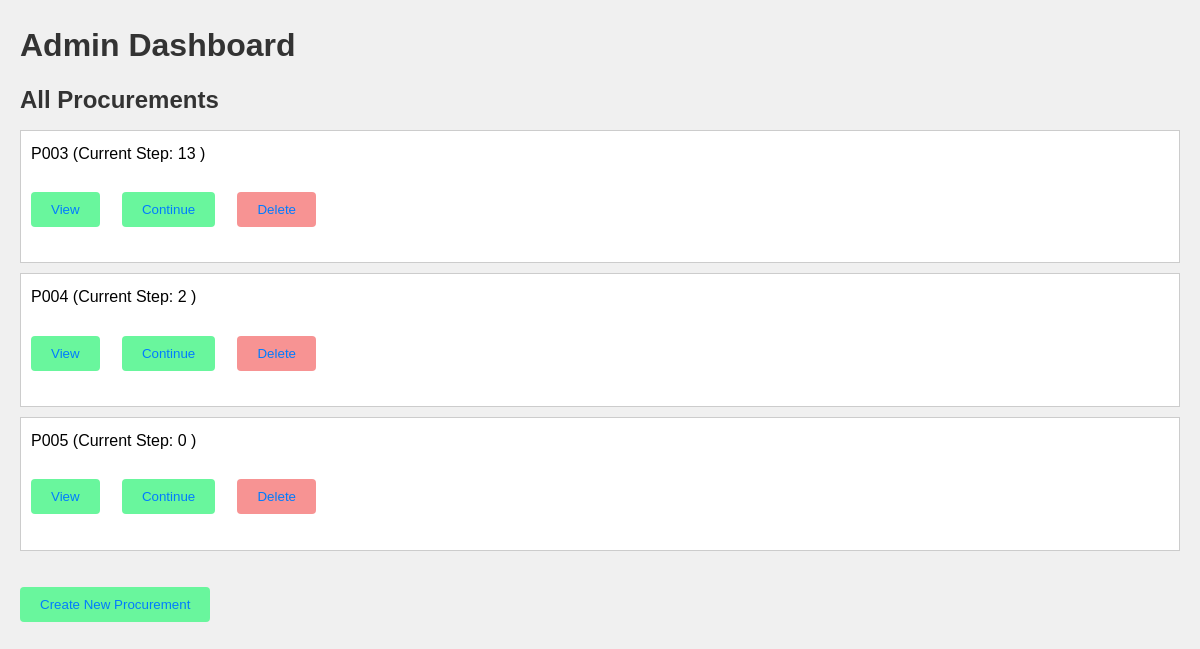
Before: / with the older database file.
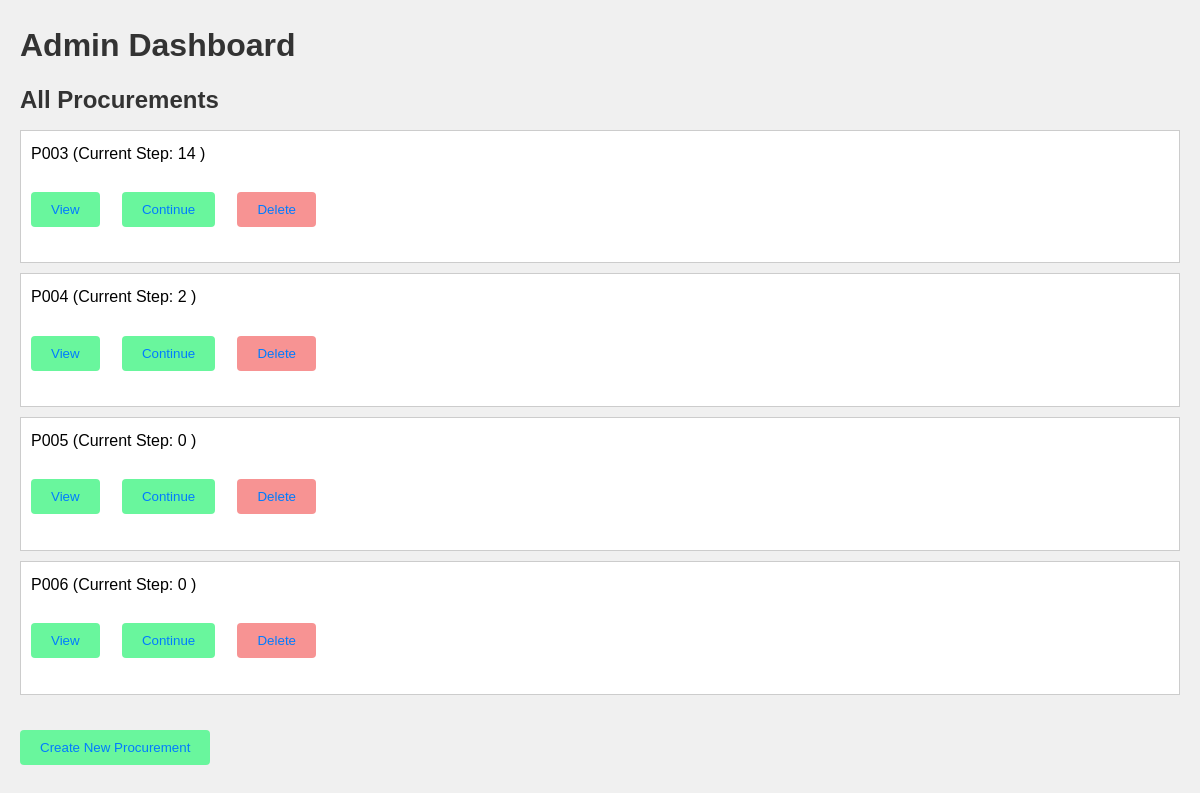
After: the same page with the newer database file.
### procurement/models.py (models this page shows, shortened)
class Procurement(models.Model):
    name = models.CharField(max_length=100)
    description = models.TextField()
    current_step = models.IntegerField(default=0)

### procurement/views.py (the view)
# urls.py: path('', views.admin_dashboard, name='root_dashboard'),  # Add this line
def admin_dashboard(request):
    procurements = Procurement.objects.all()
    return render(request, 'admin_dashboard.html', {'procurements': procurements })

### procurement/templates/admin_dashboard.html (shortened to what this page needs)
{% load static %}
<!DOCTYPE html>
<html>
<head>
    <link rel="stylesheet" type="text/css" href="{% static 'css/styles.css' %}">
</head>
<body>
    <h1>Admin Dashboard</h1>
    <h2>All Procurements</h2>
    <ul>
        {% for procurement in procurements %}
        <li>
            {{ procurement.name }} (Current Step: {{ procurement.current_step }} )
            <br>
            <br>
            <button><a href="{% url 'view_procurement' procurement.id %}">View</a></button>
            <button><a href="{% url 'continue_step' procurement.id procurement.current_step|add:1 %}">Continue</a></button>
            <button class="button_del" ><a href="{% url 'delete_procurement' procurement.id %}">Delete</a></button>
            <br><br>
        </li>
            {% endfor %}
    </ul>
    <br>
    <button><a href="{% url 'create_procurement' %}">Create New Procurement</a></button>
</body>
</html>

Changed rows visible on the page:
changed Procurement (number 1 of 4 on the later page): current_step "13" → "14"
added Procurement: name "P006", current_step "0"
